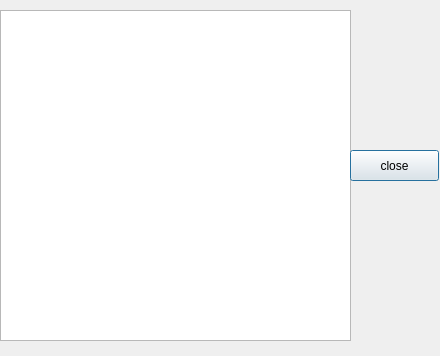
<?xml version="1.0" encoding="UTF-8"?>
<ui version="4.0">
 <class>viewalldata</class>
 <widget class="QDialog" name="viewalldata">
  <property name="geometry">
   <rect>
    <x>0</x>
    <y>0</y>
    <width>440</width>
    <height>356</height>
   </rect>
  </property>
  <property name="windowTitle">
   <string>Dialog</string>
  </property>
  <widget class="QTableView" name="tableView">
   <property name="geometry">
    <rect>
     <x>0</x>
     <y>10</y>
     <width>351</width>
     <height>331</height>
    </rect>
   </property>
  </widget>
  <widget class="QPushButton" name="pushButton">
   <property name="geometry">
    <rect>
     <x>350</x>
     <y>150</y>
     <width>89</width>
     <height>31</height>
    </rect>
   </property>
   <property name="text">
    <string>close</string>
   </property>
  </widget>
 </widget>
 <resources/>
 <connections/>
</ui>
